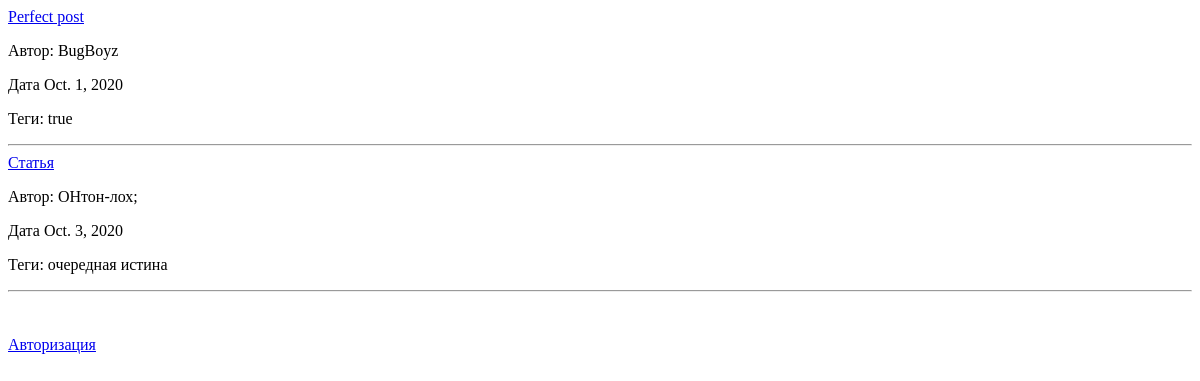
/, run on an earlier commit of the app's database.
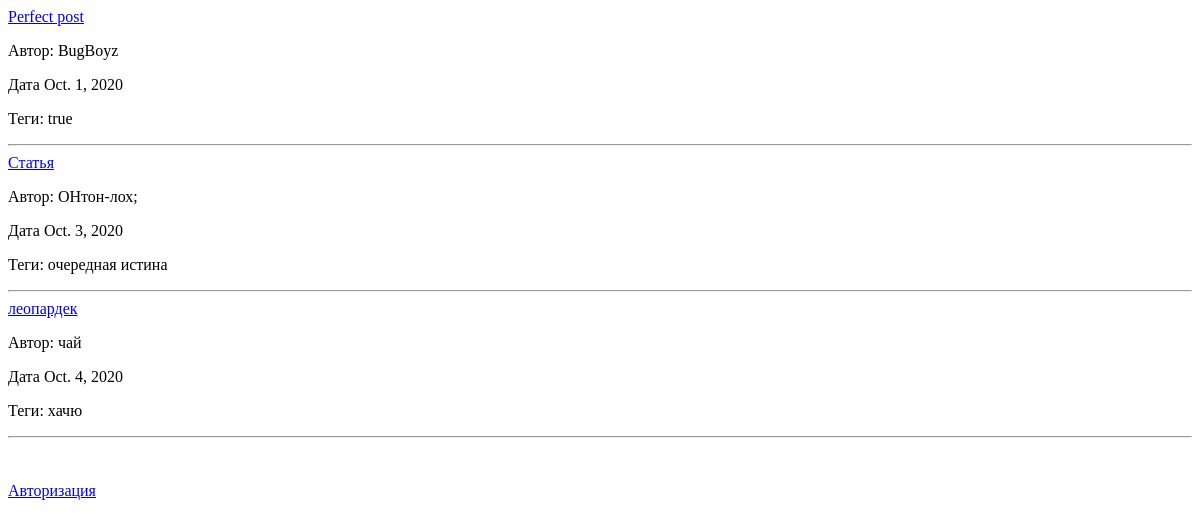
And on a later commit of the database.
### PostFeed/models.py (models this page shows)
class Post(models.Model):
    name = models.CharField(max_length=30)
    text = models.TextField()
    author = models.CharField(max_length=25)
    date = models.DateField()
    tags = models.CharField(max_length=30)

### PostFeed/views.py (the view)
# urls.py: path('', views.MainPage),
def MainPage(request):
    data = Post.objects.all()
    try:
        if request.session['authorized'] == True:
            return render(request, "mainPage.html",
                        {"context": data,
                        'authorized': True,
                        'username': request.session['username']})
        else:
            return render(request, "mainPage.html",
                        {'context': data,
                        'authorized': False})
    except:
        return render(request, "mainPage.html",
                      {'context': data,
                       'authorized': False})

### PostFeed/templates/mainPage.html (shortened to what this page needs)
<!DOCTYPE html>
<html lang="en">
<head>
</head>
<body>
<!DOCTYPE html>
<html lang="en">
<head>
</head>
<body>
{% for post in context %}
    <a href="Post/{{ post.id }}">{{ post.name }}</a> <br>
    <p>Автор: {{post.author}}</p>
    <p>Дата {{post.date}}</p>
    <p>Теги: {{post.tags}}</p>
    <hr>
{% endfor %}
<br>
<br>
{% if authorized == False %}
    <a href="authorize">Авторизация</a>
{% endif %}
</body>
</html>
</body>
</html>

What changed in the data, as far as the page shows it:
added Post: name "леопардек", author "чай", date "Oct. 4, 2020", tags "хачю"
